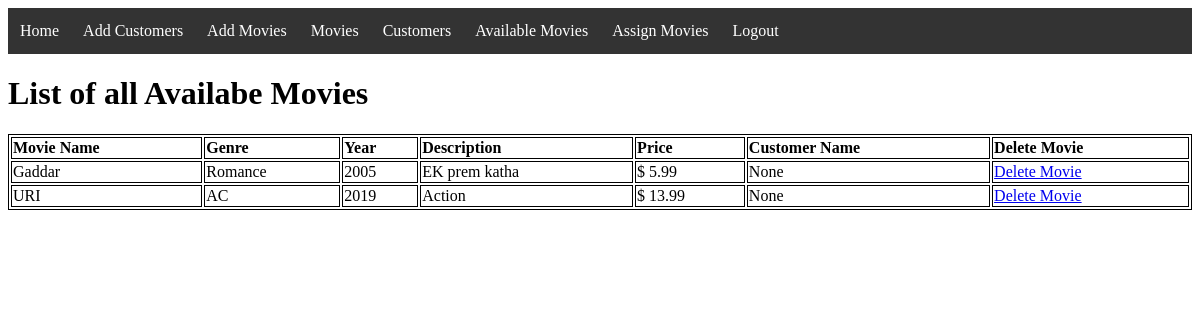
Screenshot of /availablemovies (signed in) with the database file from the repository.
### movies/models.py (models this page shows, shortened)
class mmovies(models.Model):
	mname = models.CharField(max_length=50)
	genre_choice=(('AC','Action'),
					('TH','Thriller'),
					('RM','Romance'),
					('Co','Comedy'))
	genre = models.CharField(max_length=60, choices=genre_choice)
	year = models.IntegerField()
	description = models.CharField(max_length=500)
	price = models.FloatField()
	fname=models.ForeignKey(customers, on_delete=models.SET_NULL,blank=True,null=True)

### Movierental/views.py (the view)
# urls.py: path("availablemovies",views.availablemovies,name="availablemovies"),
@login_required(login_url='index')
def availablemovies(request):
	all_movies = mmovies.objects.filter(fname=None)
	return render(request, 'availablemovies.html',{"movies": all_movies})

### templates/availablemovies.html
{% extends "layout.html" %}
{% block content %}
<div>
<h1>List of all Availabe Movies</h1>
<table style="width:100%">
  <tr>
    <th>Movie Name</th>
    <th>Genre</th>
    <th>Year</th>
    <th>Description</th>
    <th>Price</th>
    <th>Customer Name</th>
    <th>Delete Movie</th>
  </tr>
  {% for movie in movies%}
  <tr>
    <td>{{movie.mname}}</td>
    <td>{{movie.genre}}</td>
    <td>{{movie.year}}</td>
    <td>{{movie.description}}</td>
    <td>$ {{movie.price}}</td>
     <td> {{movie.fname}}</td>
    <td><a href ="{% url 'delmovie' movie.id %}">Delete Movie</a></td>
  </tr>
  {% endfor %}
</table>
</div>
{% endblock %}

### templates/layout.html (style rules this page uses)
th { text-align: left; }
table, th, td { border: 1px solid black; }

### rows the page displays
mmovies: mname "Gaddar", genre "Romance", year "2005", description "EK prem katha", price "5.99", fname "None"
mmovies: mname "URI", genre "AC", year "2019", description "Action", price "13.99", fname "None"
